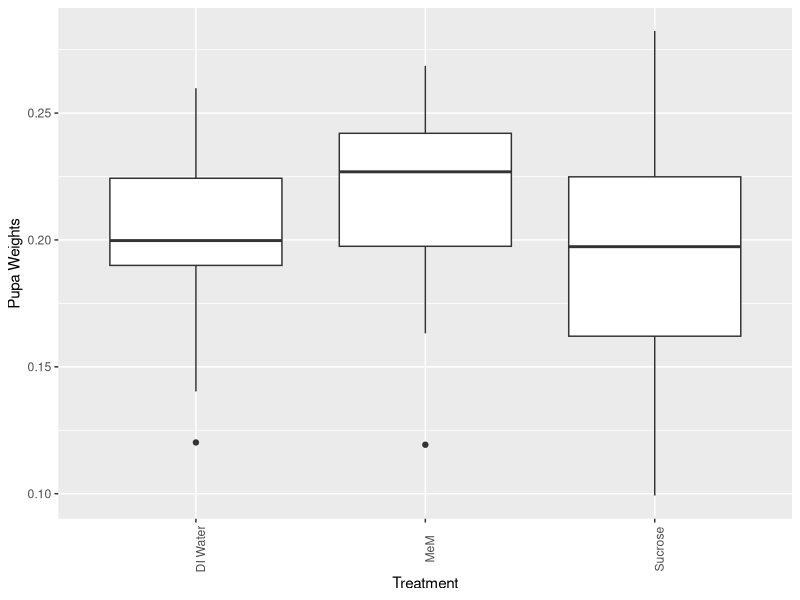

Recreate this plot in R.
## ---- chunk 1
Pupa_Weight <- read.csv("Pupa.csv")
Pupa_Weight <- na.omit(Pupa_Weight)
## ---- chunk 2
Treatment <- Pupa_Weight$Treatment
Dung_Type <- Pupa_Weight$Dung_Type
Weight <- Pupa_Weight$Pupa_Weight
## ---- chunk 3
library(ggplot2)
p <- ggplot(data = Pupa_Weight, aes(x = Treatment, y = Pupa_Weight))  #define the variables
p <- p + geom_boxplot()  #graph them in a boxplot
p <- p + theme(axis.text.x = element_text(angle = 90))  #put x-axis names at 90deg
p <- p + ylab("Pupa Weights")  #rename y-axis title
p  #show me the graph
